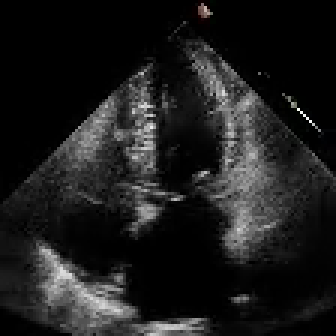
#> input picture frame 17 of task3/data/sample_echo.mp4, 112 x 112 px, given in place of video.mp4, which was not available (shown 3 times larger)
$ python 24_motion_detection_by_frame_difference.py
#> lines starting #> are read from the running program, lines starting #| are printed output that depends on the picture; after the words box and inside, x2 and y2 are one past the last pixel; in counts of white or black regions, pixels touching at a corner belong together; pictures that were not available may be replaced by others from this repository, and a replacement may not be noted
import cv2
cap=cv2.VideoCapture("video.mp4"); ret,prev=cap.read()
#> further down, prev is the input picture: shape (112, 112, 3); mean B, G, R 28.6, 28.7, 28.7
if not ret: raise SystemExit("Could not read first frame")
prev=cv2.cvtColor(prev,cv2.COLOR_BGR2GRAY)
#> prev: shape (112, 112)
while True:
    ret,frame=cap.read()
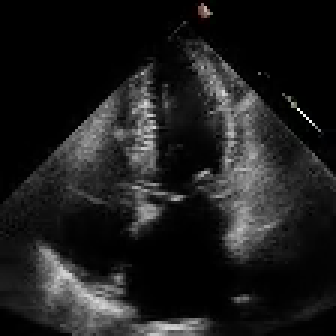
#> input picture frame 18 of task3/data/sample_echo.mp4, 112 x 112 px, given in place of video.mp4, which was not available (shown 3 times larger)
#> frame is the input picture: shape (112, 112, 3); mean B, G, R 29, 29, 29
    if not ret: break
    gray=cv2.cvtColor(frame,cv2.COLOR_BGR2GRAY); diff=cv2.absdiff(prev,gray); _,th=cv2.threshold(diff,30,255,cv2.THRESH_BINARY); cv2.imshow("Motion",th); prev=gray
#> after `diff = cv2.absdiff(prev, gray)`:
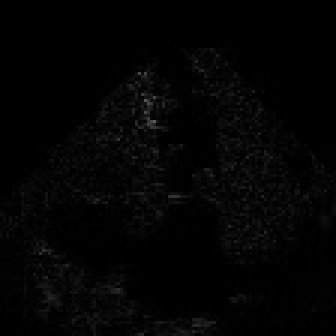
#> diff: shape (112, 112) (shown 3 times larger); min 0, max 91, mean 3.3
#> after `_, th = cv2.threshold(diff, 30, 255, cv2.THRESH_BINARY)`:
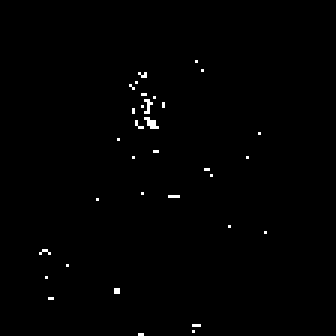
#> th: shape (112, 112) (shown 3 times larger); 0.6% white in thin lines or dots, all inside (x1, y1, x2, y2) = (13, 20, 89, 112)
    if cv2.waitKey(30)&0xFF==ord("q"): break
#> (key q is pressed here)
cap.release(); cv2.destroyAllWindows()

$ run again, starting later in the video
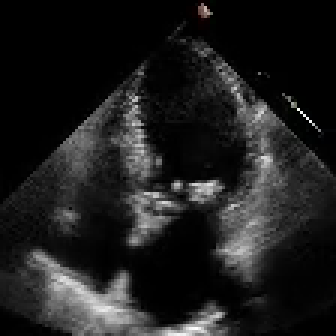
#> input picture frame 78 of task3/data/sample_echo.mp4, 112 x 112 px, given in place of video.mp4, which was not available (shown 3 times larger)
#> prev is the input picture: shape (112, 112, 3); mean B, G, R 30.1, 30.1, 30.1
#> prev: shape (112, 112)
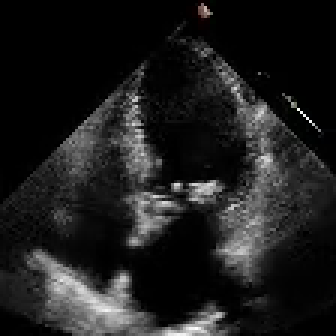
#> input picture frame 79 of task3/data/sample_echo.mp4, 112 x 112 px, given in place of video.mp4, which was not available (shown 3 times larger)
#> frame is the input picture: shape (112, 112, 3); mean B, G, R 29.6, 29.6, 29.7
#> `_, th = cv2.threshold(diff, 30, 255, cv2.THRESH_BINARY)`:
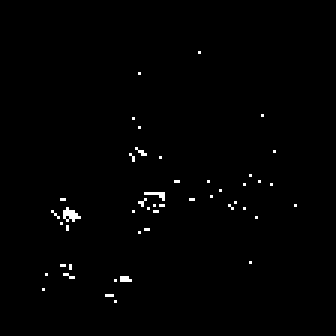
#> th: shape (112, 112) (shown 3 times larger); 0.83% white in thin lines or dots, all inside (x1, y1, x2, y2) = (14, 17, 99, 101)

$ run again, starting later in the video
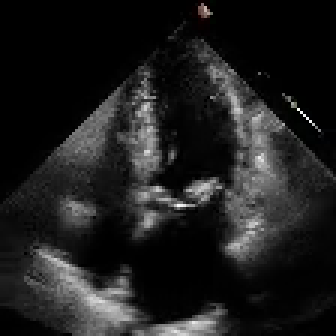
#> input picture frame 139 of task3/data/sample_echo.mp4, 112 x 112 px, given in place of video.mp4, which was not available (shown 3 times larger)
#> prev is the input picture: shape (112, 112, 3); mean B, G, R 29.8, 29.9, 29.9
#> prev: shape (112, 112)
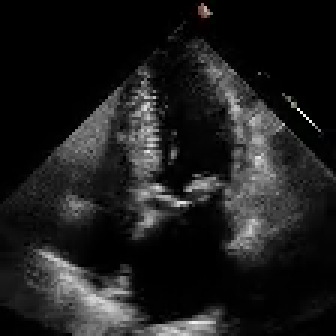
#> input picture frame 140 of task3/data/sample_echo.mp4, 112 x 112 px, given in place of video.mp4, which was not available (shown 3 times larger)
#> frame is the input picture: shape (112, 112, 3); mean B, G, R 29.3, 29.4, 29.4
#> `_, th = cv2.threshold(diff, 30, 255, cv2.THRESH_BINARY)`:
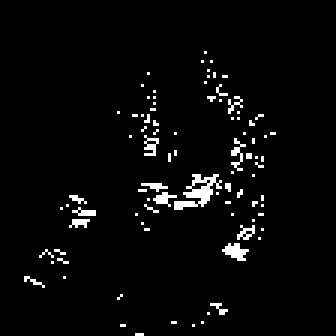
#> th: shape (112, 112) (shown 3 times larger); 3.3% white in thin lines or dots, all inside (x1, y1, x2, y2) = (8, 17, 92, 112)
